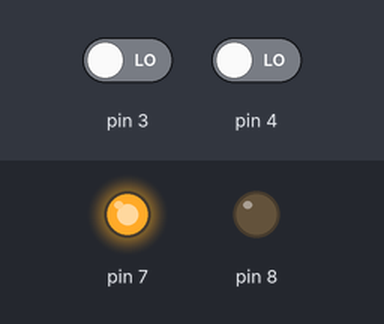
The sketch below on a simulated Arduino Uno, built with avr-gcc and run on an emulated ATmega328P. On the bench: output pins drawn as LEDs (lit = HIGH). The test bench sets the inputs (shaded band); at power-on: pin 4 LOW, pin 3 LOW.

Above: at 1.2 s.
1.3 s: pin 4 driven HIGH
At 2.5 s:
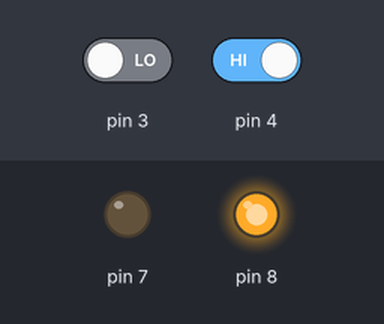
2.8 s: pin 3 driven HIGH
At 3.6 s:
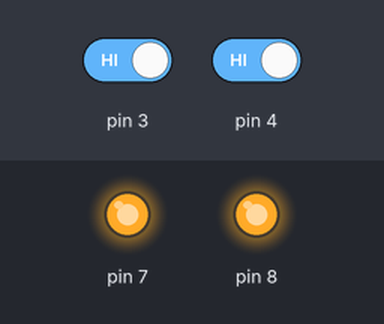
4.3 s: pin 3 driven LOW
At 4.8 s:
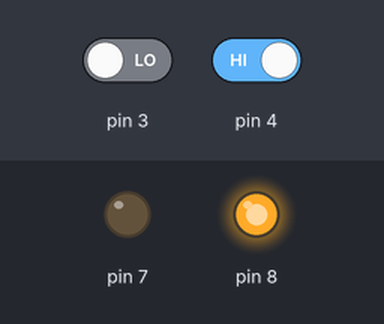
Timing chart, 0 to 7.3 s (numbered marks = the images above; inputs shaded):
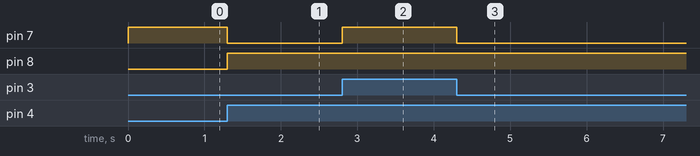

The sketch:

SRFlipflop.ino
```cpp
int S, R, Q=0,NQ;
int s, r;
int CK = 1;
void setup()
{
  pinMode(3,INPUT);
  pinMode(4,INPUT);
  pinMode(8,OUTPUT);
  pinMode(7,OUTPUT);
}
void loop()
{
  S = digitalRead(3);
  R = digitalRead(4);

  s = !(CK&&S);
  r = !(CK&&R);
  Q=!(s&&NQ);
  NQ=!(r&&Q);

  digitalWrite(7,Q);
  digitalWrite(8,NQ);
}
```

Measured:
- after the input at 1.3 s, pin 7: HIGH → LOW at once; pin 8: LOW → HIGH at once
- after the input at 2.8 s, pin 7: LOW → HIGH at once
- after the input at 4.3 s, pin 7: HIGH → LOW at once
